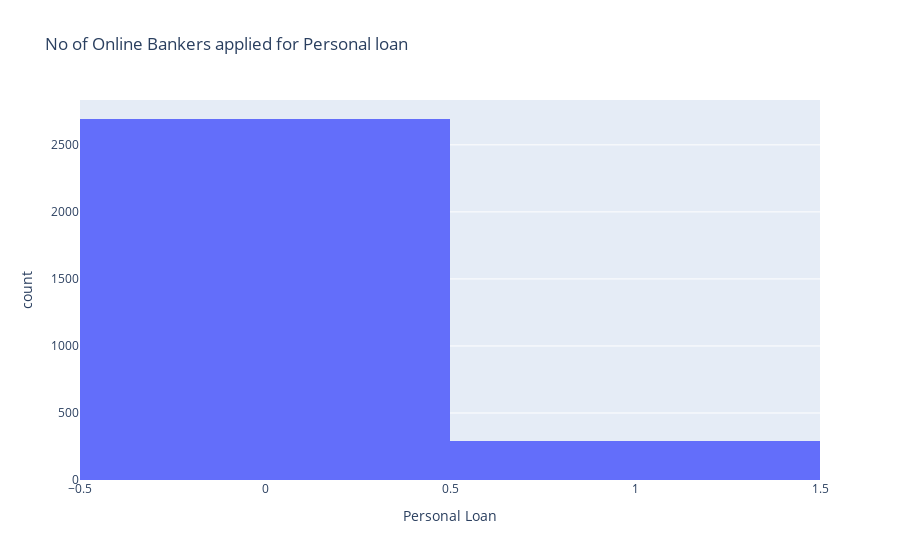

This figure's notebook cell:
### Code cell
fig = px.histogram(Online_Y,x ='Personal Loan', 
                   title ='No of Online Bankers applied for Personal loan')
fig.show()

### Figure 1 — Plotly figure (JSON) as saved in the notebook; plotly's stock layout.template omitted (floating-point values rounded to 4 significant figures; data arrays with more than 128 entries replaced by an {"elided": "..."} marker saying what was removed)
{"data": [{"alignmentgroup": "True", "bingroup": "x", "hovertemplate": "Personal Loan=%{x}<br>count=%{y}<extra></extra>", "legendgroup": "", "marker": {"color": "#636efa", "pattern": {"shape": ""}}, "name": "", "offsetgroup": "", "orientation": "v", "showlegend": false, "type": "histogram", "x": {"elided": "2984 int values"}, "xaxis": "x", "yaxis": "y"}], "layout": {"barmode": "relative", "legend": {"tracegroupgap": 0}, "title": {"text": "No of Online Bankers applied for Personal loan"}, "xaxis": {"anchor": "y", "domain": [0, 1], "title": {"text": "Personal Loan"}}, "yaxis": {"anchor": "x", "domain": [0, 1], "title": {"text": "count"}}}}
